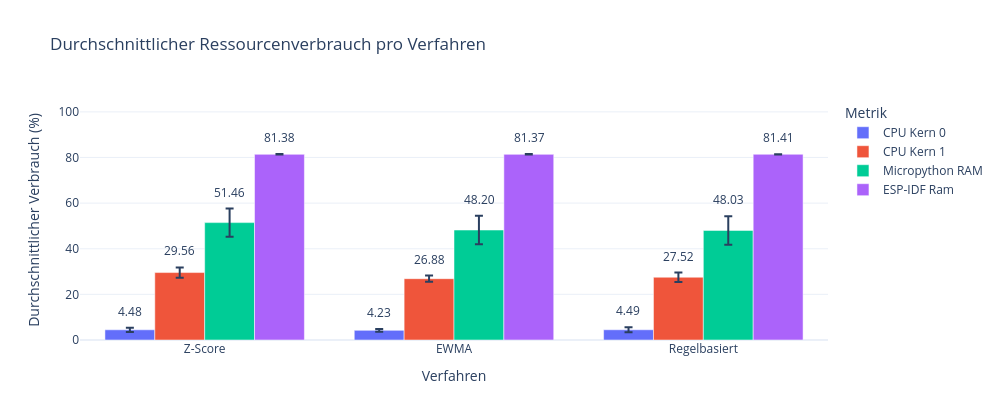
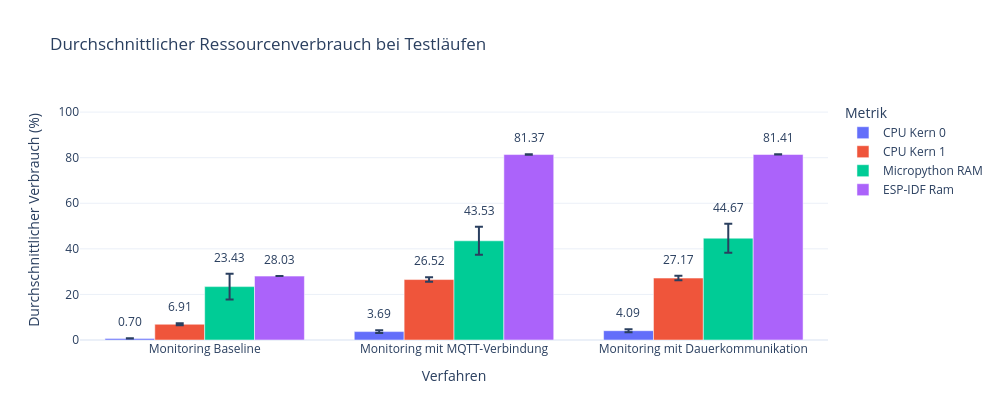

Notebook code for these charts, in order:
### Code cell
# Bar chart for average CPU + memory ratios
if resource_df.empty:
    print('resource_df is empty; no data to plot.')
else:
    plot_df = resource_df.copy()
    plot_df['method'] = plot_df['method'].astype(str)

    metrics = [
        ('avg_cpu_core0', 'CPU Kern 0'),
        ('avg_cpu_core1', 'CPU Kern 1'),
        ('avg_mp_mem_ratio', 'Micropython RAM'),
        ('avg_idf_mem_ratio', 'ESP-IDF Ram'),
    ]

    def _wrap_label(text, max_len=14):
        words = text.split()
        lines = []
        current = ''
        for word in words:
            if not current:
                current = word
                continue
            if len(current) + 1 + len(word) <= max_len:
                current = f'{current} {word}'
            else:
                lines.append(current)
                current = word
        if current:
            lines.append(current)
        return '<br>'.join(lines)

    label_map = {
        'zscore': 'Z-Score',
        'ewma': 'EWMA',
        'rulebased': 'Regelbasiert',
        'monitoring-baseline': 'Monitoring Baseline',
        'monitoring-with-conn': 'Monitoring mit MQTT-Verbindung',
        'monitoring-with-mqtt': 'Monitoring mit Dauerkommunikation',
    }

    detector_order = [
        'zscore',
        'ewma',
        'rulebased',
    ]

    monitoring_order = [
        'monitoring-baseline',
        'monitoring-with-conn',
        'monitoring-with-mqtt',
    ]

    def _make_chart(order, title):
        subset_df = plot_df.set_index('method').reindex(order).reset_index()

        max_y = (
            subset_df[[m[0] for m in metrics]].values.max()
            + subset_df[[m[0].replace('avg_', 'std_') for m in metrics]].values.max()
        )
        y_padding = 0.03 * max_y if pd.notna(max_y) else 0.0

        fig = go.Figure()
        annotations = []
        n_metrics = len(metrics)
        x_shift_step = 50

        for idx, (col, label) in enumerate(metrics):
            values = subset_df[col]
            std_col = col.replace('avg_', 'std_')
            std_vals = subset_df[std_col]
            fig.add_bar(
                x=subset_df['method'],
                y=values,
                name=label,
                error_y=dict(type='data', array=std_vals, visible=True),
            )

            xshift = int((idx - (n_metrics - 1) / 2) * x_shift_step)
            for method, v, s in zip(subset_df['method'], values, std_vals):
                if pd.isna(v):
                    continue
                s_val = 0.0 if pd.isna(s) else s
                annotations.append(
                    dict(
                        x=method,
                        y=v + s_val + y_padding,
                        text=f'{v:.2f}',
                        xref='x',
                        yref='y',
                        showarrow=False,
                        xshift=xshift,
                        yanchor='bottom',
                    )
                )

        fig.update_layout(
            width=1000,
            height=420,
            title=title,
            template='plotly_white',
            xaxis=dict(
                categoryorder='array',
                categoryarray=order,
                tickvals=order,
                ticktext=[label_map.get(m, m) for m in order],
                title='Verfahren',
                tickangle=0,
            ),
            yaxis_title='Durchschnittlicher Verbrauch (%)',
            yaxis_range=[0, max_y * 1.2] if pd.notna(max_y) else None,
            barmode='group',
            legend_title='Metrik',
            uniformtext_minsize=9,
            uniformtext_mode='show',
            annotations=annotations,
        )
        fig.update_traces(cliponaxis=False)
        fig.show()

    _make_chart(detector_order, 'Durchschnittlicher Ressourcenverbrauch pro Verfahren')
    _make_chart(monitoring_order, 'Durchschnittlicher Ressourcenverbrauch bei Testläufen')

### Figure 1 — Plotly figure (JSON) as saved in the notebook; plotly's stock layout.template omitted (floating-point values rounded to 4 significant figures)
{"data": [{"error_y": {"array": [0.9317, 0.5552, 1.051], "type": "data", "visible": true}, "name": "CPU Kern 0", "x": ["zscore", "ewma", "rulebased"], "y": [4.477, 4.226, 4.491], "type": "bar", "cliponaxis": false}, {"error_y": {"array": [2.232, 1.381, 2.066], "type": "data", "visible": true}, "name": "CPU Kern 1", "x": ["zscore", "ewma", "rulebased"], "y": [29.56, 26.88, 27.52], "type": "bar", "cliponaxis": false}, {"error_y": {"array": [6.184, 6.232, 6.262], "type": "data", "visible": true}, "name": "Micropython RAM", "x": ["zscore", "ewma", "rulebased"], "y": [51.46, 48.2, 48.03], "type": "bar", "cliponaxis": false}, {"error_y": {"array": [0.1003, 0.1082, 0.06478], "type": "data", "visible": true}, "name": "ESP-IDF Ram", "x": ["zscore", "ewma", "rulebased"], "y": [81.38, 81.37, 81.41], "type": "bar", "cliponaxis": false}], "layout": {"xaxis": {"categoryorder": "array", "categoryarray": ["zscore", "ewma", "rulebased"], "tickvals": ["zscore", "ewma", "rulebased"], "ticktext": ["Z-Score", "EWMA", "Regelbasiert"], "title": {"text": "Verfahren"}, "tickangle": 0}, "yaxis": {"title": {"text": "Durchschnittlicher Verbrauch (%)"}, "range": [0, 105.2]}, "uniformtext": {"minsize": 9, "mode": "show"}, "width": 1000, "height": 420, "title": {"text": "Durchschnittlicher Ressourcenverbrauch pro Verfahren"}, "barmode": "group", "legend": {"title": {"text": "Metrik"}}, "annotations": [{"showarrow": false, "text": "4.48", "x": "zscore", "xref": "x", "xshift": -75, "y": 8.039, "yanchor": "bottom", "yref": "y"}, {"showarrow": false, "text": "4.23", "x": "ewma", "xref": "x", "xshift": -75, "y": 7.411, "yanchor": "bottom", "yref": "y"}, {"showarrow": false, "text": "4.49", "x": "rulebased", "xref": "x", "xshift": -75, "y": 8.172, "yanchor": "bottom", "yref": "y"}, {"showarrow": false, "text": "29.56", "x": "zscore", "xref": "x", "xshift": -25, "y": 34.42, "yanchor": "bottom", "yref": "y"}, {"showarrow": false, "text": "26.88", "x": "ewma", "xref": "x", "xshift": -25, "y": 30.89, "yanchor": "bottom", "yref": "y"}, {"showarrow": false, "text": "27.52", "x": "rulebased", "xref": "x", "xshift": -25, "y": 32.22, "yanchor": "bottom", "yref": "y"}, {"showarrow": false, "text": "51.46", "x": "zscore", "xref": "x", "xshift": 25, "y": 60.27, "yanchor": "bottom", "yref": "y"}, {"showarrow": false, "text": "48.20", "x": "ewma", "xref": "x", "xshift": 25, "y": 57.06, "yanchor": "bottom", "yref": "y"}, {"showarrow": false, "text": "48.03", "x": "rulebased", "xref": "x", "xshift": 25, "y": 56.92, "yanchor": "bottom", "yref": "y"}, {"showarrow": false, "text": "81.38", "x": "zscore", "xref": "x", "xshift": 75, "y": 84.11, "yanchor": "bottom", "yref": "y"}, {"showarrow": false, "text": "81.37", "x": "ewma", "xref": "x", "xshift": 75, "y": 84.11, "yanchor": "bottom", "yref": "y"}, {"showarrow": false, "text": "81.41", "x": "rulebased", "xref": "x", "xshift": 75, "y": 84.1, "yanchor": "bottom", "yref": "y"}]}}

### Figure 2 — Plotly figure (JSON) as saved in the notebook; plotly's stock layout.template omitted (floating-point values rounded to 4 significant figures)
{"data": [{"error_y": {"array": [0.02855, 0.5869, 0.6561], "type": "data", "visible": true}, "name": "CPU Kern 0", "x": ["monitoring-baseline", "monitoring-with-conn", "monitoring-with-mqtt"], "y": [0.6988, 3.687, 4.087], "type": "bar", "cliponaxis": false}, {"error_y": {"array": [0.4246, 0.9893, 1.01], "type": "data", "visible": true}, "name": "CPU Kern 1", "x": ["monitoring-baseline", "monitoring-with-conn", "monitoring-with-mqtt"], "y": [6.907, 26.52, 27.17], "type": "bar", "cliponaxis": false}, {"error_y": {"array": [5.689, 6.175, 6.352], "type": "data", "visible": true}, "name": "Micropython RAM", "x": ["monitoring-baseline", "monitoring-with-conn", "monitoring-with-mqtt"], "y": [23.43, 43.53, 44.67], "type": "bar", "cliponaxis": false}, {"error_y": {"array": [0.0, 0.1109, 0.05768], "type": "data", "visible": true}, "name": "ESP-IDF Ram", "x": ["monitoring-baseline", "monitoring-with-conn", "monitoring-with-mqtt"], "y": [28.03, 81.37, 81.41], "type": "bar", "cliponaxis": false}], "layout": {"xaxis": {"categoryorder": "array", "categoryarray": ["monitoring-baseline", "monitoring-with-conn", "monitoring-with-mqtt"], "tickvals": ["monitoring-baseline", "monitoring-with-conn", "monitoring-with-mqtt"], "ticktext": ["Monitoring Baseline", "Monitoring mit MQTT-Verbindung", "Monitoring mit Dauerkommunikation"], "title": {"text": "Verfahren"}, "tickangle": 0}, "yaxis": {"title": {"text": "Durchschnittlicher Verbrauch (%)"}, "range": [0, 105.3]}, "uniformtext": {"minsize": 9, "mode": "show"}, "width": 1000, "height": 420, "title": {"text": "Durchschnittlicher Ressourcenverbrauch bei Testläufen"}, "barmode": "group", "legend": {"title": {"text": "Metrik"}}, "annotations": [{"showarrow": false, "text": "0.70", "x": "monitoring-baseline", "xref": "x", "xshift": -75, "y": 3.36, "yanchor": "bottom", "yref": "y"}, {"showarrow": false, "text": "3.69", "x": "monitoring-with-conn", "xref": "x", "xshift": -75, "y": 6.907, "yanchor": "bottom", "yref": "y"}, {"showarrow": false, "text": "4.09", "x": "monitoring-with-mqtt", "xref": "x", "xshift": -75, "y": 7.376, "yanchor": "bottom", "yref": "y"}, {"showarrow": false, "text": "6.91", "x": "monitoring-baseline", "xref": "x", "xshift": -25, "y": 9.964, "yanchor": "bottom", "yref": "y"}, {"showarrow": false, "text": "26.52", "x": "monitoring-with-conn", "xref": "x", "xshift": -25, "y": 30.14, "yanchor": "bottom", "yref": "y"}, {"showarrow": false, "text": "27.17", "x": "monitoring-with-mqtt", "xref": "x", "xshift": -25, "y": 30.82, "yanchor": "bottom", "yref": "y"}, {"showarrow": false, "text": "23.43", "x": "monitoring-baseline", "xref": "x", "xshift": 25, "y": 31.75, "yanchor": "bottom", "yref": "y"}, {"showarrow": false, "text": "43.53", "x": "monitoring-with-conn", "xref": "x", "xshift": 25, "y": 52.33, "yanchor": "bottom", "yref": "y"}, {"showarrow": false, "text": "44.67", "x": "monitoring-with-mqtt", "xref": "x", "xshift": 25, "y": 53.65, "yanchor": "bottom", "yref": "y"}, {"showarrow": false, "text": "28.03", "x": "monitoring-baseline", "xref": "x", "xshift": 75, "y": 30.67, "yanchor": "bottom", "yref": "y"}, {"showarrow": false, "text": "81.37", "x": "monitoring-with-conn", "xref": "x", "xshift": 75, "y": 84.12, "yanchor": "bottom", "yref": "y"}, {"showarrow": false, "text": "81.41", "x": "monitoring-with-mqtt", "xref": "x", "xshift": 75, "y": 84.1, "yanchor": "bottom", "yref": "y"}]}}
